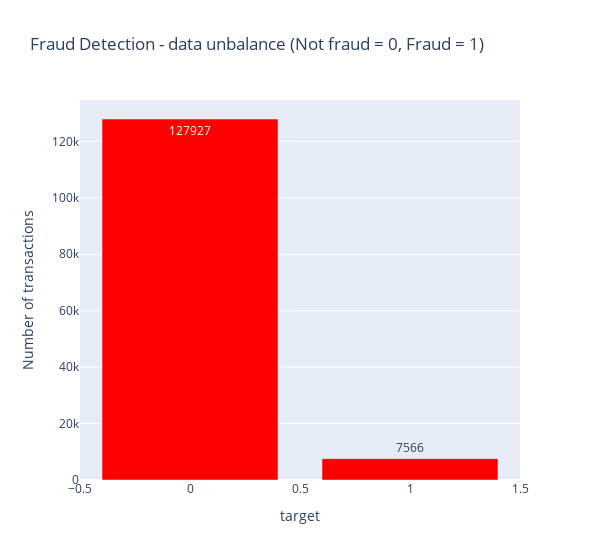

Notebook source saved alongside this figure:
### Code cell
temp = train_df2["target"].value_counts()
df = pd.DataFrame({'target': temp.index,'values': temp.values})

trace = go.Bar(
    x = df['target'],y = df['values'],
    name="Fraud Detection - data unbalance (Not fraud = 0, Fraud = 1)",
    marker=dict(color="Red"),
    text=df['values']
)
data = [trace]
layout = dict(title = 'Fraud Detection - data unbalance (Not fraud = 0, Fraud = 1)',
          xaxis = dict(title = 'target', showticklabels=True), 
          yaxis = dict(title = 'Number of transactions'),
          hovermode = 'closest',width=600
         )
fig = dict(data=data, layout=layout)
iplot(fig, filename='target')

### Figure 1 — Plotly figure (JSON) as saved in the notebook; plotly's stock layout.template omitted (floating-point values rounded to 4 significant figures)
{"data": [{"marker": {"color": "Red"}, "name": "Fraud Detection - data unbalance (Not fraud = 0, Fraud = 1)", "text": [127927, 7566], "type": "bar", "x": [0, 1], "y": [127927, 7566]}], "layout": {"hovermode": "closest", "title": {"text": "Fraud Detection - data unbalance (Not fraud = 0, Fraud = 1)"}, "width": 600, "xaxis": {"showticklabels": true, "title": {"text": "target"}}, "yaxis": {"title": {"text": "Number of transactions"}}}}
